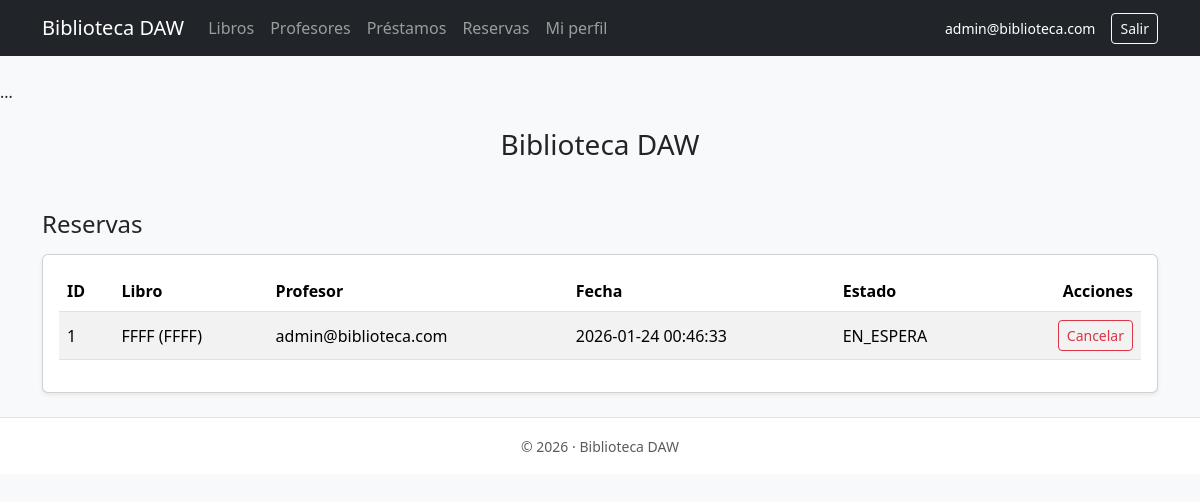
Screenshot of /reservas/index.php (signed in) with the database file from the repository.
### tables this page shows
CREATE TABLE IF NOT EXISTS `reservas` (
  `id` int NOT NULL AUTO_INCREMENT,
  `profesor_id` int NOT NULL,
  `libro_id` int NOT NULL,
  `fecha` datetime NOT NULL DEFAULT CURRENT_TIMESTAMP,
  `estado` enum('EN_ESPERA','NOTIFICADO','CANCELADO') NOT NULL DEFAULT 'EN_ESPERA',
  PRIMARY KEY (`id`),
  KEY `fk_reservas_profesor` (`profesor_id`),
  KEY `fk_reservas_libro` (`libro_id`)
);

CREATE TABLE IF NOT EXISTS `libros` (
  `id` int NOT NULL AUTO_INCREMENT,
  `isbn` varchar(20) NOT NULL,
  `ejemplar` int NOT NULL DEFAULT '1',
  `portada` varchar(255) DEFAULT NULL,
  `titulo` varchar(200) NOT NULL,
  `autor` varchar(200) NOT NULL,
  `genero` varchar(100) DEFAULT NULL,
  `fecha_publicacion` varchar(7) DEFAULT NULL,
  `editorial` varchar(120) DEFAULT NULL,
  `descripcion` text,
  `precio` decimal(10,2) DEFAULT NULL,
  `estado` enum('DISPONIBLE','PRESTADO') NOT NULL DEFAULT 'DISPONIBLE',
  `creado_en` datetime NOT NULL DEFAULT CURRENT_TIMESTAMP,
  `actualizado_en` datetime DEFAULT NULL ON UPDATE CURRENT_TIMESTAMP,
  PRIMARY KEY (`id`),
  UNIQUE KEY `uk_isbn_ejemplar` (`isbn`,`ejemplar`)
);

CREATE TABLE IF NOT EXISTS `profesores` (
  `id` int NOT NULL AUTO_INCREMENT,
  `apellido1` varchar(60) NOT NULL,
  `apellido2` varchar(60) NOT NULL,
  `nombre` varchar(60) NOT NULL,
  `email` varchar(120) NOT NULL,
  `password` varchar(255) NOT NULL,
  `perfil` enum('ADMIN','PROFESOR') NOT NULL DEFAULT 'PROFESOR',
  `avatar` varchar(255) DEFAULT NULL,
  `estado` tinyint NOT NULL DEFAULT '1',
  `creado_en` datetime NOT NULL DEFAULT CURRENT_TIMESTAMP,
  `actualizado_en` datetime DEFAULT NULL ON UPDATE CURRENT_TIMESTAMP,
  PRIMARY KEY (`id`),
  UNIQUE KEY `email` (`email`)
);

### reservas/index.php (the view, shortened to what this page needs)
<?php
require_once __DIR__ . "/../config/conexion.php";
require_once __DIR__ . "/../includes/header.php";
$perfil = $_SESSION["perfil"] ?? "PROFESOR";
if ($perfil === "ADMIN") {
    $sql = "SELECT r.id, r.fecha, r.estado,
                   l.titulo, l.autor,
                   p.email
            FROM reservas r
            JOIN libros l ON l.id = r.libro_id
            JOIN profesores p ON p.id = r.profesor_id
            ORDER BY r.id DESC";
    $stmt = $pdo->query($sql);
    $reservas = $stmt->fetchAll();
}
?>
<h2 class="h4 mb-3">Reservas</h2>
<div class="card shadow-sm">
  <div class="card-body">
    <?php if (count($reservas) === 0): ?>
      <div class="alert alert-info mb-0">No hay reservas registradas.</div>
    <?php else: ?>
      <div class="table-responsive">
        <table class="table table-striped table-hover align-middle">
          <thead>
            <tr>
              <th>ID</th>
              <th>Libro</th>
              <?php if ($perfil === "ADMIN"): ?>
                <th>Profesor</th>
              <?php endif; ?>
              <th>Fecha</th>
              <th>Estado</th>
              <th class="text-end">Acciones</th>
            </tr>
          </thead>
          <tbody>
            <?php foreach ($reservas as $r): ?>
              <tr>
                <td><?php echo htmlspecialchars($r["id"]); ?></td>
                <td><?php echo htmlspecialchars($r["titulo"]); ?> (<?php echo htmlspecialchars($r["autor"]); ?>)</td>
                <?php if ($perfil === "ADMIN"): ?>
                  <td><?php echo htmlspecialchars($r["email"]); ?></td>
                <?php endif; ?>
                <td><?php echo htmlspecialchars($r["fecha"]); ?></td>
                <td><?php echo htmlspecialchars($r["estado"]); ?></td>
                <td class="text-end">
                  <?php if ($r["estado"] === "EN_ESPERA"): ?>
                    <a class="btn btn-sm btn-outline-danger"
                       href="<?php echo APP_URL; ?>/reservas/cancelar.php?id=<?php echo urlencode($r["id"]); ?>">
                      Cancelar
                    </a>
                  <?php else: ?>
                    -
                  <?php endif; ?>
                </td>
              </tr>
            <?php endforeach; ?>
          </tbody>
        </table>
      </div>
    <?php endif; ?>
  </div>
</div>
<?php require_once __DIR__ . "/../includes/footer.php"; ?>

### rows the page displays
reservas: id "1", libro.titulo "FFFF", libro.autor "FFFF", profesor.email "admin@biblioteca.com", fecha "2026-01-24 00:46:33", estado "EN_ESPERA"

### other values shown
APP_NAME "Biblioteca DAW"
$_SESSION["email"] "admin@biblioteca.com"
